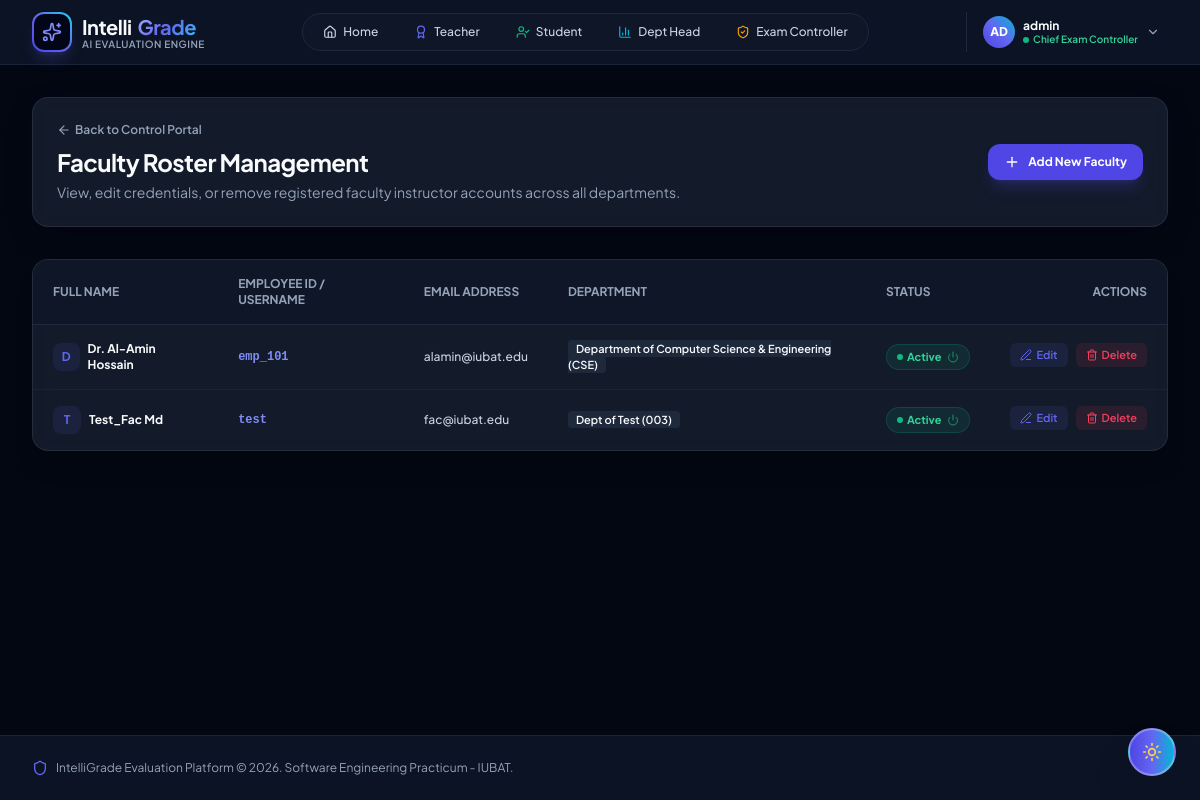
The app's page /controller/faculty/ (signed in), older data.
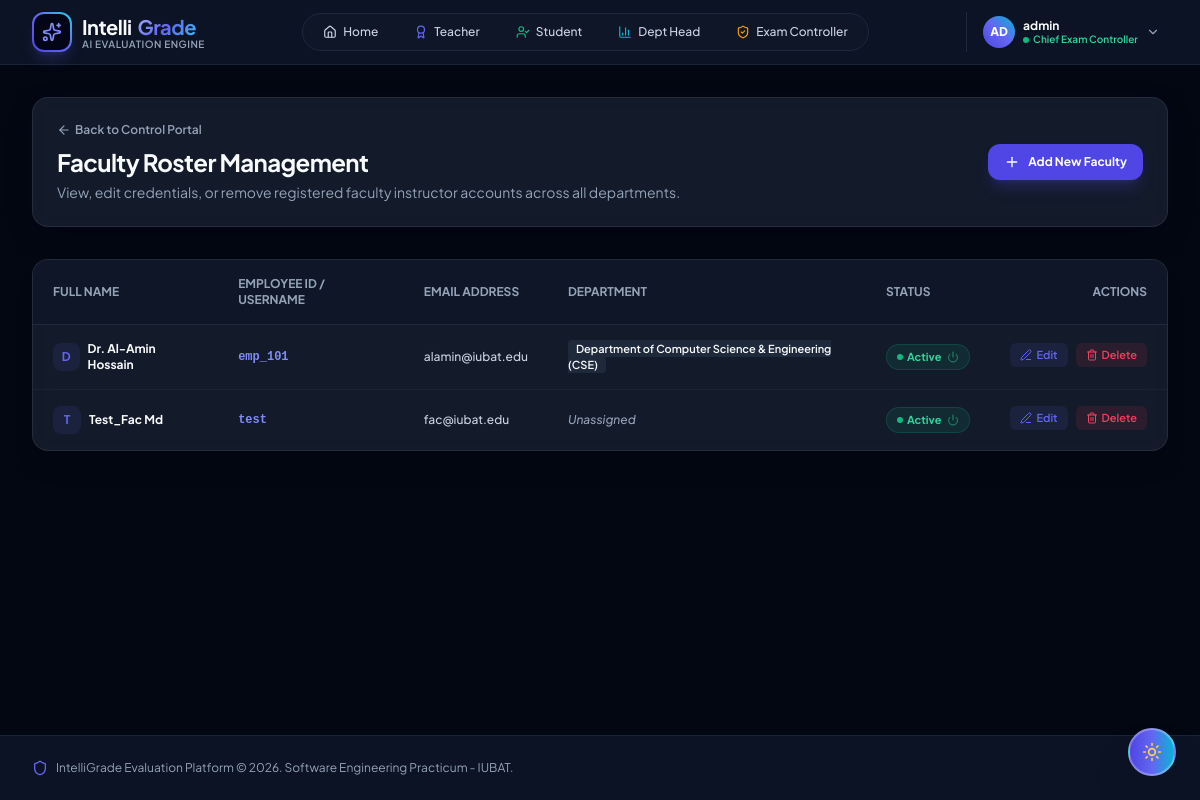
The same page, newer data.
### core/models.py (models this page shows, shortened)
class Profile(models.Model):
    class Role(models.TextChoices):
        ADMIN = 'ADMIN', 'Administrator'
        TEACHER = 'TEACHER', 'Teacher / Examiner'
        STUDENT = 'STUDENT', 'Student'
        DEPARTMENT_HEAD = 'DEPT_HEAD', 'Department Head'
    user = models.OneToOneField(User, on_delete=models.CASCADE, related_name='profile')
    role = models.CharField(max_length=20, choices=Role.choices, default=Role.TEACHER)
    department = models.ForeignKey('Department', on_delete=models.SET_NULL, null=True, blank=True)
    phone_number = models.CharField(max_length=20, blank=True)
    is_approved = models.BooleanField(default=True)

class Department(models.Model):
    name = models.CharField(max_length=150, unique=True)
    code = models.CharField(max_length=30, unique=True)
    school = models.ForeignKey(School, on_delete=models.SET_NULL, null=True, blank=True, related_name='departments')
    college = models.ForeignKey(College, on_delete=models.SET_NULL, null=True, blank=True, related_name='departments')
    is_active = models.BooleanField(default=True)
    created_at = models.DateTimeField(auto_now_add=True)

### core/views.py (the view)
# urls.py: path('controller/faculty/', views.faculty_list, name='faculty_list'),
def faculty_list(request):
    if not request.user.is_authenticated or not (request.user.is_superuser or (hasattr(request.user, 'profile') and request.user.profile.role == Profile.Role.ADMIN)):
        messages.error(request, "Access Denied: Restricted to Chief Exam Controller.")
        return redirect('landing_page')
    faculty_profiles = Profile.objects.filter(role=Profile.Role.TEACHER).select_related('user', 'department')
    return render(request, 'core/faculty_list.html', {'faculty_profiles': faculty_profiles})

### core/templates/core/faculty_list.html (shortened to what the changed rows need)
{% extends 'base.html' %}
{% block content %}
<div class="space-y-8">
    <div class="glass-card p-6 rounded-2xl flex flex-col md:flex-row md:items-center justify-between gap-4">
        <div>
            <h1 class="text-2xl font-bold theme-text-primary tracking-tight">Faculty Roster Management</h1>
        </div>
    </div>
    <div class="glass-card rounded-2xl overflow-hidden shadow-xl">
        <table class="w-full text-left text-xs">
            <thead class="bg-slate-100 dark:bg-slate-900/90 theme-text-muted uppercase font-semibold border-b border-slate-200 dark:border-slate-800">
                <tr>
                    <th class="px-5 py-4">Full Name</th>
                    <th class="px-5 py-4">Employee ID / Username</th>
                    <th class="px-5 py-4">Email Address</th>
                    <th class="px-5 py-4">Department</th>
                    <th class="px-5 py-4">Status</th>
                    <th class="px-5 py-4 text-right">Actions</th>
                </tr>
            </thead>
            <tbody class="divide-y divide-slate-200 dark:divide-slate-800/60 theme-text-secondary font-medium">
                {% for prof in faculty_profiles %}
                <tr class="hover:bg-slate-100/50 dark:hover:bg-slate-900/50 transition-colors">
                    <td class="px-5 py-4 font-bold theme-text-primary flex items-center gap-2">
                        <div class="w-7 h-7 rounded-lg bg-brand-500/10 text-brand-500 font-bold flex items-center justify-center text-xs">
                            {{ prof.user.first_name|slice:":1"|default:prof.user.username|slice:":1"|upper }}
                        </div>
                        <span>{{ prof.user.get_full_name|default:prof.user.username }}</span>
                    </td>
                    <td class="px-5 py-4 font-mono text-brand-600 dark:text-brand-400 font-bold">{{ prof.user.username }}</td>
                    <td class="px-5 py-4">{{ prof.user.email|default:"No email provided" }}</td>
                    <td class="px-5 py-4">
                        {% if prof.department %}
                        <span class="px-2 py-0.5 rounded bg-slate-200 dark:bg-slate-800 theme-text-primary text-[11px] font-semibold">{{ prof.department.name }} ({{ prof.department.code }})</span>
                        {% else %}
                        <span class="text-slate-400 italic">Unassigned</span>
                        {% endif %}
                    </td>
                    <td class="px-5 py-4">
                        {% if prof.user.is_active %}
                        <a href="{% url 'toggle_user_status' prof.user.id %}" title="Click to Freeze / Deactivate Faculty Member" class="px-2.5 py-1 rounded-full bg-emerald-500/10 hover:bg-emerald-500/20 text-emerald-600 dark:text-emerald-400 border border-emerald-500/20 font-bold text-[11px] inline-flex items-center gap-1 transition-all group">
                            <span class="w-1.5 h-1.5 rounded-full bg-emerald-500 animate-pulse"></span>
                            Active <i data-lucide="power" class="w-3 h-3 ml-0.5 opacity-60 group-hover:opacity-100"></i>
                        </a>
                        {% endif %}
                    </td>
                    <td class="px-5 py-4 text-right flex items-center justify-end gap-2">
                        <a href="{% url 'edit_faculty' prof.user.id %}" class="px-2.5 py-1 bg-brand-500/10 text-brand-500 hover:bg-brand-500/20 rounded-md font-semibold text-[11px] flex items-center gap-1">
                            <i data-lucide="edit-3" class="w-3 h-3"></i> Edit
                        </a>
                        <a href="{% url 'delete_faculty' prof.user.id %}" onclick="return confirm('Are you sure you want to delete Faculty Teacher \'{{ prof.user.get_full_name }}\'?');" class="px-2.5 py-1 bg-rose-500/10 text-rose-500 hover:bg-rose-500/20 rounded-md font-semibold text-[11px] flex items-center gap-1">
                            <i data-lucide="trash-2" class="w-3 h-3"></i> Delete
                        </a>
                    </td>
                </tr>
                {% empty %}
                <tr>
                    <td colspan="5" class="px-5 py-8 text-center theme-text-muted italic">No faculty members registered yet.</td>
                </tr>
                {% endfor %}
            </tbody>
        </table>
    </div>
</div>
{% endblock %}

Row changes from the older to the newer data that the page shows:
changed Profile "Test_Fac Md": department.name "Dept of Test" → (not shown); department.code "003" → (not shown); department_id "( )" → "Unassigned"
